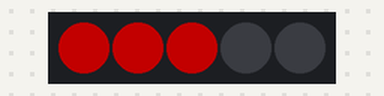
The sketch below on a simulated ESP8266 (NodeMCU). Parts: 5 RGB LEDs in strip order, left to right. Dim RGB values are drawn brighter than linear; WiFi joins after 1.5 s; servers stay silent unless stated; network time is answered at once with the bench clock; the local clock reads 2024-03-15 10:24:30 at power-on unless the sketch sets it.

Above: at 1.6 s.
At 30.6 s:
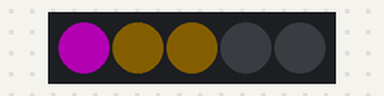
At 90.6 s:
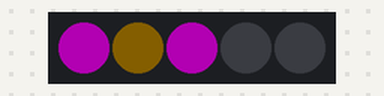
Timing chart, 0 to 92.1 s (numbered marks = the images above):
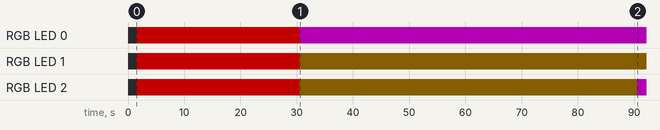

The sketch:

quinaryClock.ino
```cpp
// Quinary RGBPY LED Clock
// Spike Snell 2020
//
// Add ESP8266 board from https://arduino.esp8266.com/stable/package_esp8266com_index.json
// ( File > Preferences, Tools > Board > Board Manager )

#include <NTPClient.h>     // https://github.com/taranais/NTPClient
#include <FastLED.h>       // https://github.com/FastLED/FastLED
#include <ESP8266WiFi.h>
#include <WiFiUdp.h>

// Define the number of leds
#define NUM_LEDS 5

// Define the data pin
#define DATA_PIN 4

// Set up the character arrays for the Wifi ssid and password
const char *ssid     = "********";
const char *password = "********";

// Define the UTC Time offsets, these are for Central time in North America
const long winterOffset = -21600;
const long summerOffset = -18000;

// Define the DST Start and end Months and Days
const int dstMonthStart = 3;
const int dstDayStart   = 8;
const int dstMonthEnd   = 11;
const int dstDayEnd     = 1;

// Define the bright and dim light intensity 0 - 255
const int bright = 88;
const int dim    = 15;

// Define the hour that daylight roughly starts and ends
const int hourDayStarts = 8;
const int hourDayEnds   = 20;

// Define the led digit colors
uint32_t color[] = {
  0x151000,        // 0, Dim Yellow
  0xAA00AA,        // 1, Purple
  0x0000FF,        // 2, Blue
  0x005500,        // 3, Green
  0xFF0000         // 4, Red
};

// Define NTP Client to get the time
WiFiUDP ntpUDP;

// Set up the Network Time Protocol Client, update with fresh time every 10 minutes
NTPClient timeClient(ntpUDP, "85.21.78.23", winterOffset, 600000);

// Set up the leds array
CRGB leds[NUM_LEDS];

// Setup our sketch
void setup() {

    // Connect to the wifi point
    WiFi.begin(ssid, password);

    // Wait for the wifi to be connected
    while ( WiFi.status() != WL_CONNECTED ) {
        delay(500);
    }

    // Start the time client
    timeClient.begin();

    // Add the leds array to the Fast Led Definition
    FastLED.addLeds<NEOPIXEL, DATA_PIN>(leds, NUM_LEDS);

}

// Loop through this part every second
void loop() {

    // Update the time client to get the current time
    timeClient.update();

    // Adjust for daylight savings time
    adjustDst();

    // Parse the current time and prepare all the led colors
    parseTime();

    // Show all the leds
    FastLED.show();

    // Wait for 1 second
    delay(1000);

}

// Adjust for daylight savings time considerations
void adjustDst() {

    // Extract date
    String formattedDate = timeClient.getFormattedDate();

    // Get the current month string
    String month = formattedDate.substring(5, 7);

    // Get the current day string
    String day   = formattedDate.substring(8,10);

    // If we are within the defined daylight savings time period
    if ( (month.toInt() >  dstMonthStart && month.toInt() < dstMonthEnd)      ||
         (month.toInt() == dstMonthStart && day.toInt()   > dstDayStart - 1)  ||
         (month.toInt() == dstMonthEnd   && day.toInt()   < dstDayEnd)        ){

        // Set summer time
        timeClient.setTimeOffset(summerOffset);

    }

    // Else we must not be in daylight savings time
    else {

        // Set winter time
        timeClient.setTimeOffset(winterOffset);

    }

}

// Parse the current time and prepare all the led colors
void parseTime() {

    // Create our character buffers
    char timeBuffer[5];
    char minuteBuffer[3];
    char tempHourBuffer[2];
    char tempMinuteBuffer[3];

    // Set the leds bright if during the daytime
    if ( timeClient.getHours() > hourDayStarts - 1 && timeClient.getHours() < hourDayEnds ) {

        // Set leds to bright mode
        FastLED.setBrightness(bright);

    }

    // Else set the led's to be dim because it is nighttime
    else {

        // Set leds to dim mode
        FastLED.setBrightness(dim);

    }

    // Convert the current hours to base 5
    itoa(timeClient.getHours(),tempHourBuffer,5);

    // Convert the current minutes to base 5
    itoa(timeClient.getMinutes(),tempMinuteBuffer,5);

    // Pad 0's to the hour buffer and place it on the timeBuffer
    sprintf( timeBuffer, "%02s", tempHourBuffer );

    // Pad 0's onto the tempMinuteBuffer and place it on minuteBuffer
    sprintf( minuteBuffer, "%03s", tempMinuteBuffer );

    // Concatenate the timeBuffer and minuteBuffer
    strcat(timeBuffer, minuteBuffer);

    // Iterate over the timeBuffer and set all the leds
    for (int i = 0; i < strlen(timeBuffer); i++) {

        // Switch on the current timeBuffer digit and set each led's color
        switch(timeBuffer[i]) {
            case '0' :
                leds[i] = color[0];
                break;
            case '1' :
                leds[i] = color[1];
                break;
            case '2' :
                leds[i] = color[2];
                break;
            case '3' :
                leds[i] = color[3];
                break;
            default :
                leds[i] = color[4];
        }

    }

}
```

Measured:
- by itself, RGB LED 0: off → RGB(88, 0, 0) at 1.5 s, → RGB(59, 0, 59) 29.0 s later
- by itself, RGB LED 1: off → RGB(88, 0, 0) at 1.5 s, → RGB(7, 5, 0) 29.0 s later
- by itself, RGB LED 2: off → RGB(88, 0, 0) at 1.5 s, → RGB(7, 5, 0) 29.0 s later, → RGB(59, 0, 59) 60.0 s later
- what the display in image 0 shows lasts 29.0 s, from 1.5 s to 30.5 s
- what the display in image 1 shows lasts 60.1 s, from 30.5 s to 90.6 s
